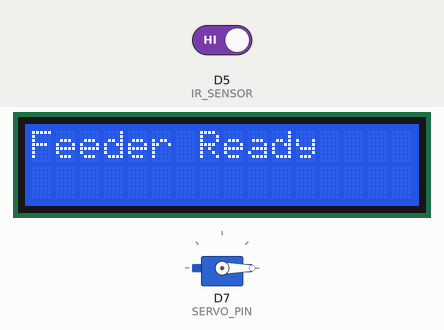
Simulated run of this sketch. Board: ESP8266 (NodeMCU). On the bench: 16×2 character LCD, servo. The inputs (shaded band) are chosen by the test bench; at power-on: D5 (IR_SENSOR) HIGH. What the sketch prints to the serial monitor is not drawn.

Above: at 0.1 s.
3.3 s: D5 (IR_SENSOR) driven LOW
At 4.9 s:
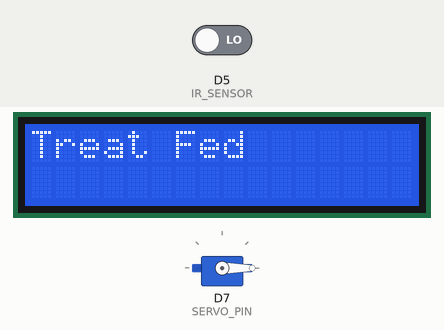
At 11.8 s:
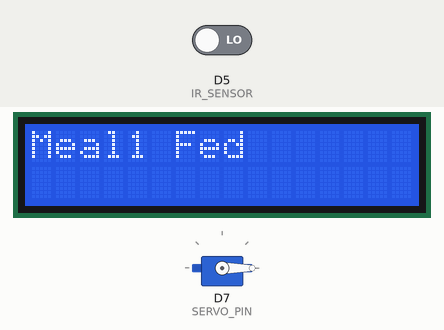
Timing chart, 0 to 13.3 s (numbered marks = the images above; inputs shaded):
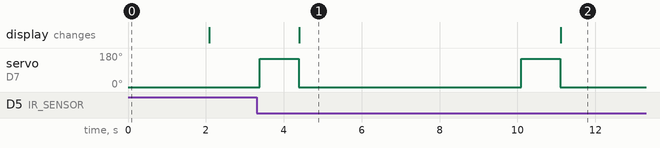

The sketch:

PetFeeder.ino
```cpp
#include <Wire.h>
#include <Servo.h>
#include <LiquidCrystal_I2C.h>

// === Pins ===
#define IR_SENSOR D5
#define SERVO_PIN D7
#define SDA_PIN D2
#define SCL_PIN D1

// === LCD setup ===
const byte possibleAddresses[] = {0x27, 0x3F};
LiquidCrystal_I2C* lcd = nullptr;

// === Feeding times (in ms for demo) ===
unsigned long feedTime1 = 10000;
unsigned long feedTime2 = 30000;
unsigned long feedTime3 = 50000;

bool fed1 = false;
bool fed2 = false;
bool fed3 = false;
bool irFed = false;
bool irAllowed = true;
unsigned long startTime;

Servo feederServo;

void setup() {
  Serial.begin(9600);
  Serial.println("Booting Pet Feeder...");

  // Start I2C on custom SDA/SCL
  Wire.begin(SDA_PIN, SCL_PIN);
  byte foundAddress = 0;

  // Auto-detect LCD address
  for (byte i = 0; i < sizeof(possibleAddresses); i++) {
    Wire.beginTransmission(possibleAddresses[i]);
    if (Wire.endTransmission() == 0) {
      foundAddress = possibleAddresses[i];
      Serial.print("LCD found at address 0x");
      Serial.println(foundAddress, HEX);
      break;
    }
  }

  if (foundAddress == 0) {
    Serial.println("LCD not found. Check connections.");
    while (true); // Halt
  }

  lcd = new LiquidCrystal_I2C(foundAddress, 16, 2);
  lcd->begin(16, 2);
  lcd->backlight();
  lcd->clear();
  lcd->setCursor(0, 0);
  lcd->print("Feeder Ready");

  // Init components
  pinMode(IR_SENSOR, INPUT);
  feederServo.attach(SERVO_PIN);
  feederServo.write(0); // Close

  startTime = millis();
  delay(2000);
  lcd->clear();
}

void dispenseFood(String reason) {
  feederServo.write(150);  // Open
  delay(1000);
  feederServo.write(0);   // Close

  lcd->clear();
  lcd->setCursor(0, 0);
  lcd->print(reason + " Fed");

  Serial.println(reason + " Fed at " + String((millis() - startTime) / 1000) + "s");
}

void loop() {
  unsigned long now = millis();
  int irStatus = digitalRead(IR_SENSOR);

  if (!fed1 && now - startTime >= feedTime1) {
    dispenseFood("Meal1");
    fed1 = true;
  }

  if (!fed2 && now - startTime >= feedTime2) {
    dispenseFood("Meal2");
    fed2 = true;
  }

  if (!fed3 && now - startTime >= feedTime3) {
    dispenseFood("Meal3");
    fed3 = true;
  }

  if (irStatus == LOW && irAllowed && !irFed) {
    Serial.println("IR triggered");
    dispenseFood("Treat");
    irFed = true;
    irAllowed = false;
  }

  delay(100);
}
```

Measured:
- after the input at 3.3 s, the display: changes after 1.1 s (image 1)
- by itself, servo on D7 (SERVO_PIN): alternates 150° for 1.0 s and 0° for 5.7 s
- what the display in image 1 shows lasts 6.7 s, from 4.4 s to 11.1 s
